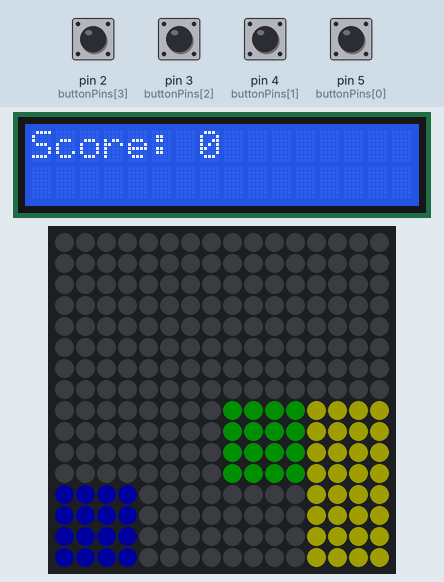
A sketch run on a simulated Arduino Uno, built with avr-gcc and run on an emulated ATmega328P. Shown: 16×2 character LCD, 16×16 RGB LED matrix (first LED top left, wired row by row). Inputs (shaded band) come from the test bench; at power-on: pin 2 (buttonPins[3]), pin 3 (buttonPins[2]), pin 4 (buttonPins[1]), pin 5 (buttonPins[0]) HIGH. Dim RGB values are drawn brighter than linear; random numbers use the default seed unless the sketch sets one.

Above: at 0.95 s.
1.3 s: pin 2 (buttonPins[3]) pulled LOW for 0.15 s
At 1.96 s:
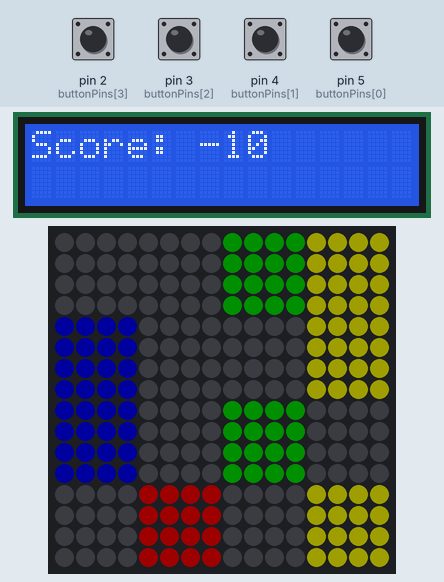
2.0 s: pin 3 (buttonPins[2]) pulled LOW for 0.15 s
At 3.48 s:
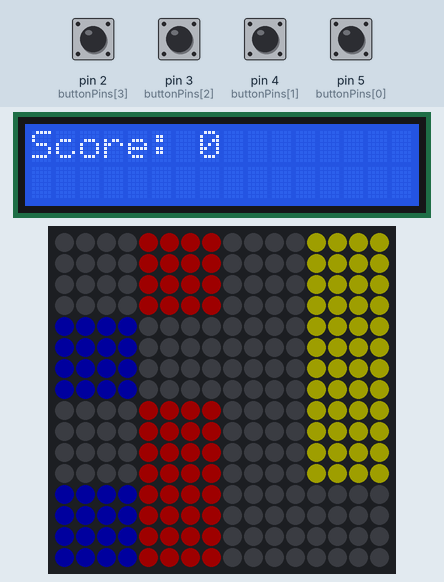
4.7 s: pin 4 (buttonPins[1]) pulled LOW for 0.15 s
At 5.5 s:
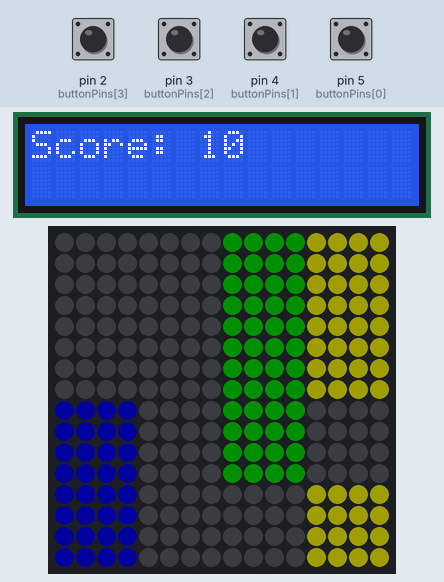
6.3 s: pin 5 (buttonPins[0]) pulled LOW for 0.15 s
At 7.38 s:
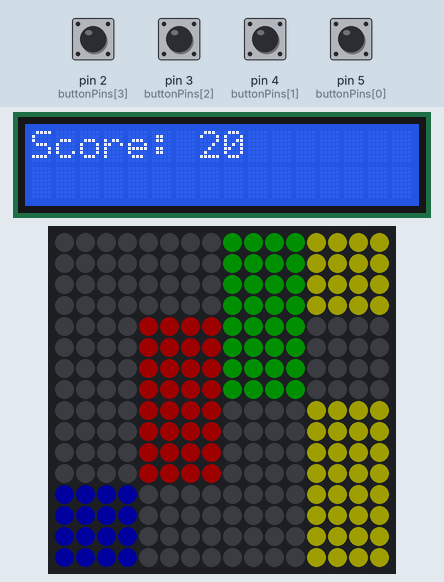
7.9 s: pin 2 (buttonPins[3]) pulled LOW for 1 s
At 9.9 s:
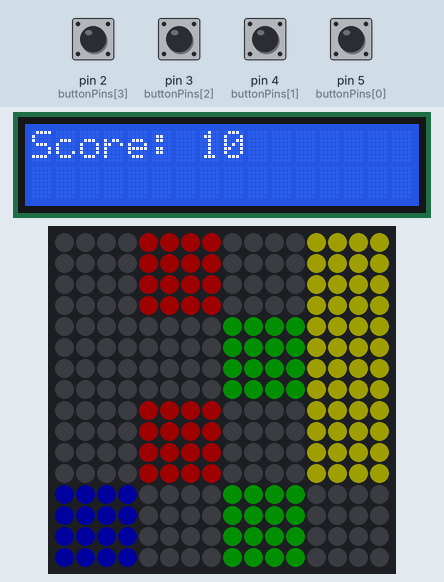
10.4 s: pin 3 (buttonPins[2]) pulled LOW for 1 s
At 30.9 s:
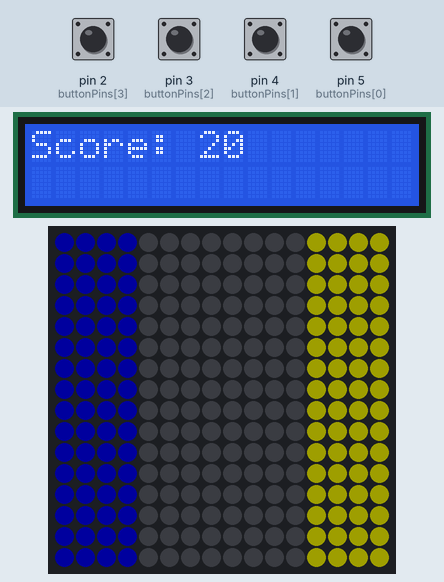

The sketch:

the_ants_01.ino
```cpp
#include <FastLED.h>
#include <LiquidCrystal.h>

// ---------------- LED MATRIX ----------------
#define WIDTH 16
#define HEIGHT 16
#define NUM_LEDS 256
#define DATA_PIN 6

#define BLOCK_SIZE 4
#define BLOCK_ROWS 4
#define BLOCK_COLS 4

CRGB leds[NUM_LEDS];

// ---------------- BUTTONS ----------------
// Blue, Red, Green, Yellow
const int buttonPins[4] = {5,4,3,2};

// ---------------- LCD ----------------
LiquidCrystal lcd(7,8,9,10,11,12);

// ---------------- GAME ----------------
int blockGrid[BLOCK_ROWS][BLOCK_COLS];
int score = 0;

unsigned long lastMoveTime = 0;
int moveDelay = 0;

// ---------------- XY MAPPING ----------------
int XY(int x,int y){

  y = HEIGHT - 1 - y;

  if(y % 2 == 0)
    return y * WIDTH + x;
  else
    return y * WIDTH + (WIDTH - 1 - x);
}

// ---------------- COLORS ----------------
CRGB getColumnColor(int col){

  if(col == 0) return CRGB::Blue;
  if(col == 1) return CRGB::Red;
  if(col == 2) return CRGB::Green;
  if(col == 3) return CRGB::Yellow;

  return CRGB::Black;
}

// ---------------- DRAW BLOCK ----------------
void drawSquare(int startX,int startY,CRGB color){

  for(int y=0;y<BLOCK_SIZE;y++){
    for(int x=0;x<BLOCK_SIZE;x++){

      leds[XY(startX + x, startY + y)] = color;

    }
  }
}

// ---------------- SETUP ----------------
void setup(){

  FastLED.addLeds<WS2812B,DATA_PIN,GRB>(leds,NUM_LEDS);
  FastLED.setBrightness(30);

  randomSeed(analogRead(0));

  moveDelay = random(100,200);

  for(int i=0;i<4;i++)
    pinMode(buttonPins[i],INPUT_PULLUP);

  lcd.begin(16,2);
  lcd.print("Score: 0");
}

// ---------------- LOOP ----------------
void loop(){

  checkButtons();

  if(millis() - lastMoveTime > moveDelay){

    lastMoveTime = millis();

    moveBlocksDown();
    spawnBlocks();

    moveDelay = random(400,600);

  }

  drawBlocks();
  FastLED.show();

  updateLCD();
}

// ---------------- MOVE BLOCKS ----------------
void moveBlocksDown(){

  for(int r = BLOCK_ROWS - 1; r > 0; r--){
    for(int c = 0; c < BLOCK_COLS; c++){

      blockGrid[r][c] = blockGrid[r-1][c];

    }
  }

  for(int c = 0; c < BLOCK_COLS; c++)
    blockGrid[0][c] = 0;
}

// ---------------- SPAWN BLOCKS ----------------
void spawnBlocks(){

  int c1 = random(BLOCK_COLS);
  int c2 = random(BLOCK_COLS);

  while(c2 == c1)
    c2 = random(BLOCK_COLS);

  blockGrid[0][c1] = 1;
  blockGrid[0][c2] = 1;
}

// ---------------- DRAW BLOCKS ----------------
void drawBlocks(){

  FastLED.clear();

  for(int r = 0; r < BLOCK_ROWS; r++){
    for(int c = 0; c < BLOCK_COLS; c++){

      if(blockGrid[r][c] == 1){

        drawSquare(c * BLOCK_SIZE, r * BLOCK_SIZE, getColumnColor(c));

      }
    }
  }
}

// ---------------- BUTTON LOGIC ----------------
void checkButtons(){

  static bool lastState[4] = {HIGH,HIGH,HIGH,HIGH};

  int bottomRow = BLOCK_ROWS - 1;

  for(int c=0;c<4;c++){

    bool current = digitalRead(buttonPins[c]);

    if(lastState[c] == HIGH && current == LOW){

      if(blockGrid[bottomRow][c] == 1){

        score += 10;
        blockGrid[bottomRow][c] = 0;

      }
      else{

        score -= 10;

      }
    }

    lastState[c] = current;
  }
}

// ---------------- LCD ----------------
void updateLCD(){

  lcd.setCursor(7,0);
  lcd.print("     ");

  lcd.setCursor(7,0);
  lcd.print(score);
}
```

Measured:
- what the display in image 0 shows lasts 0.5 s, from 0.7 s to 1.2 s
